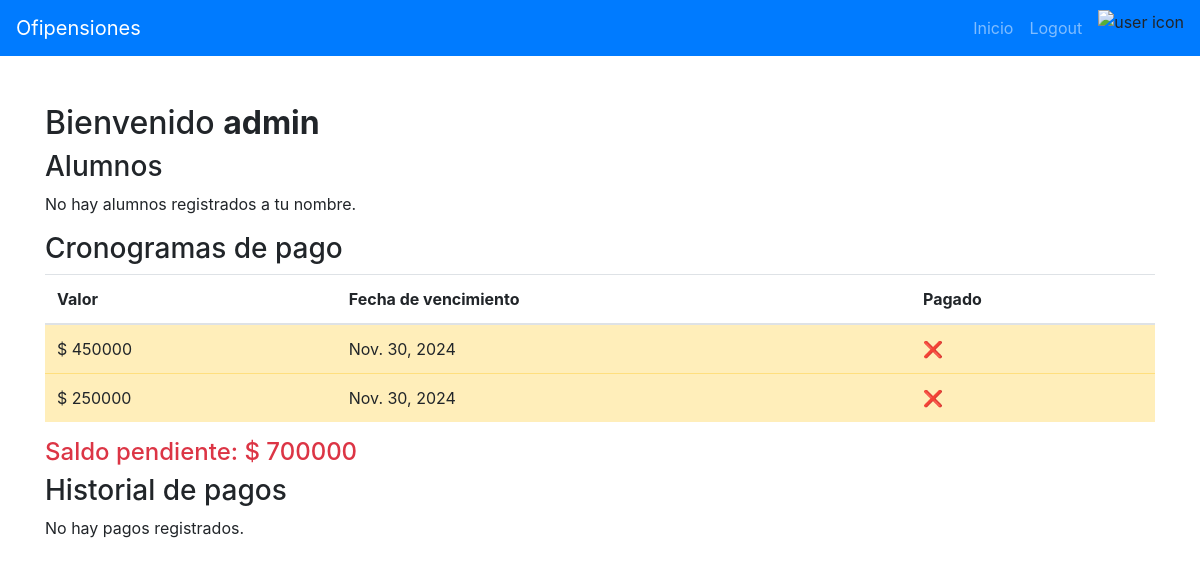
/account-balance/ (signed in), run on the app's committed database.
### account_manager/models.py (models this page shows, shortened)
class User(AbstractUser):
  def __str__(self):
    return f'{self.username} - {self.first_name} {self.last_name}'

class Cronograma(models.Model):
  cronograma_id = models.AutoField(primary_key=True)
  mes = models.DateField(default=get_first_day_of_current_month)
  valor = models.DecimalField(max_digits=10, decimal_places=0)
  fecha_vencimiento = models.DateField(default=datetime.now)

### account_manager/views.py (the view)
# urls.py: path('', views.account_balance, name='account_balance'),
def account_balance(request):
  parent = request.user
  students = Estudiante.objects.all()
  filtered_students = list(filter(lambda student: student.padre.username == parent.username, students))
  payment_shedules = list(map(lambda student: (student.curso.cronograma, student), filtered_students))
  payments = PagoCronograma.objects.filter(padre__username=parent.username)
  no_payments = Cronograma.objects.all().exclude(cronograma_id__in=list(map(lambda x: x.id, payments)))
  balance = 0
  for no_payment in no_payments:
    balance += no_payment.valor
  ctx = {
    'date': datetime.datetime.now().strftime('%B'),
    'estudiantes': filtered_students,
    'cronogramas': payment_shedules,
    'no_pagos': no_payments,
    'pagos': payments,
    'balance': balance
  }
  return render(request, context=ctx, template_name='account_balance.html')

### account_manager/templates/account_balance.html (shortened to what this page needs)
{% extends "base_balance.html" %}
{% block content %}
<h2>Bienvenido <strong>{{user.username}}</strong></h1>
<h3>Alumnos</h3>
{% if estudiantes %}
  {% for estudiante in estudiantes %}
    <ul>
      <li>{{ estudiante.nombre }} {{ estudiante.apellido }} - grado {{ estudiante.curso.grado }}</li>
    </ul>
  {%endfor%}
{% else %}
  <p>No hay alumnos registrados a tu nombre.</p>
{% endif %}
<h3>Cronogramas de pago</h3>
{% if pagos or no_pagos %}
  <table class="table">
    <thead>
      <tr>
        <th>Valor</th>
        <th>Fecha de vencimiento</th>
        <th>Pagado</th>
      </tr>
    </thead>
    {% for cronograma in no_pagos %}
      <tr class="table-warning">
        <td>$ {{ cronograma.valor }}</td>
        <td>{{ cronograma.fecha_vencimiento }}</td>
        <td>❌</td>
      </tr>
    {% endfor %}
  </table>
  <h4 class="text-danger">Saldo pendiente: $ {{ balance }}</h4>
{% else %}
  <p>No hay cronogramas por ser pagados.</p>
{% endif %}
<h3>Historial de pagos</h3>
{% if pagos %}
  <table class="table">
    <thead>
      <tr>
        <th>Valor</th>
        <th>Fecha</th>
        <th>Cronograma</th>
      </tr>
    </thead>
  {% for pago in pagos %}
    <tr>
      <td>$ {{ pago.cronograma.valor }}</td>
      <td>{{ pago.fecha }}</td>
      <td>{{ pago.cronograma }}</td>
    </tr>
  {%endfor%}
  </table>
{% else %}
  <p>No hay pagos registrados.</p>
{% endif %}
{% endblock %}

### data on the page
User: username "admin"
Cronograma: valor "450000", fecha_vencimiento "Nov. 30, 2024"
Cronograma: valor "250000", fecha_vencimiento "Nov. 30, 2024"

### other printed values
{{ balance }} "700000"
